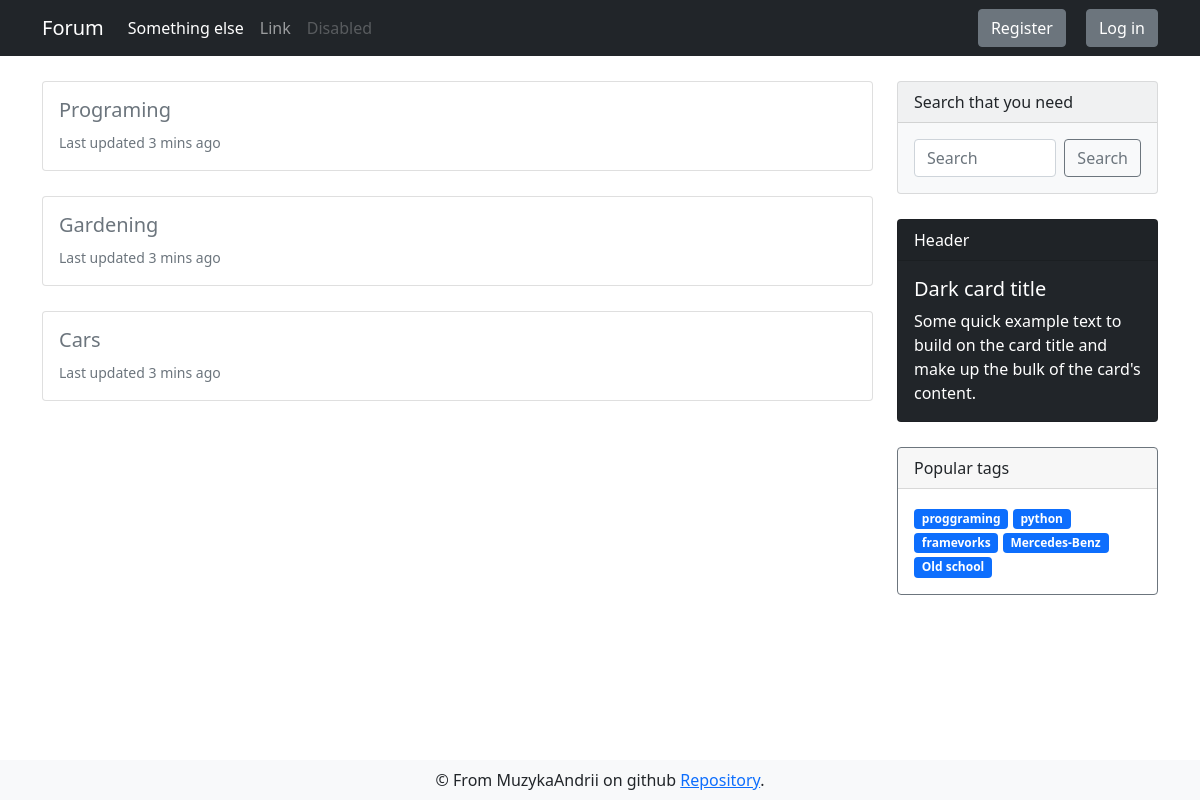
Before: / with the older database file.
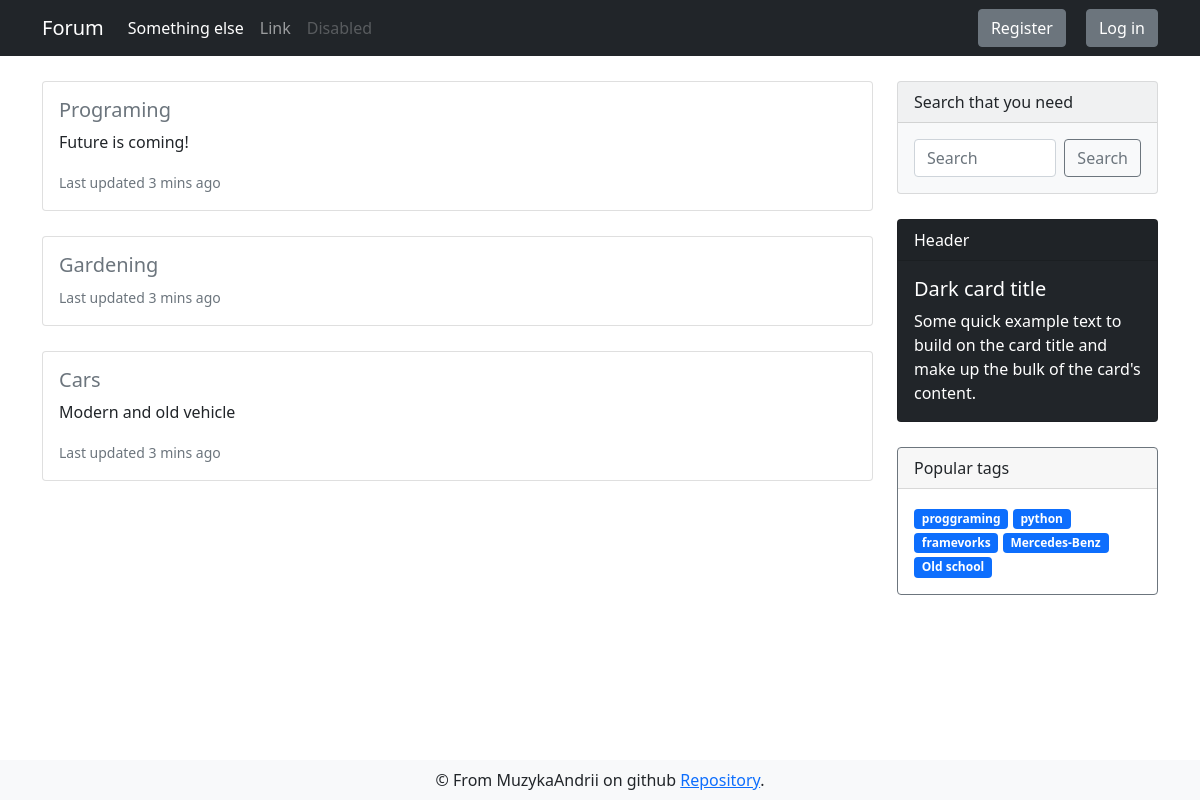
After: the same page with the newer database file.
### app/models.py (models this page shows, shortened)
class DbMixin(object):
    def save(self):
        db.session.add(self)
        db.session.commit()

class Section(DbMixin, db.Model):
    id = db.Column(db.Integer, primary_key = True, autoincrement=True)
    name = db.Column(db.String(50), unique=True, nullable=False)
    description = db.Column(db.String(255), unique=True)
    slug = db.Column(db.String(100), unique=True, nullable=False)
    themes = db.relationship('Theme', backref='parent_section', lazy='dynamic')
    tags = db.relationship('Tag', backref='parent_section', lazy='dynamic')

class Tag(DbMixin, db.Model):
    id = db.Column(db.Integer, primary_key = True, autoincrement=True)
    name = db.Column(db.String(50), unique=True, nullable=False)
    section_id = db.Column(db.Integer, db.ForeignKey('section.id'), nullable=False)

### app/views.py (the view)
@app.route('/forum')
@app.route('/')
def index():
    sections = Section.query.limit(7).all()
    tags = Tag.query.limit(25).all()
    return render_template('main_page.html', sections=sections, tags=tags, title='Sections list')

### app/templates/main_page.html
{% extends "layouts/base.html" %}
{% block content %}
<div class="container">
    <div class="row">
        <div class="section col-md-9">
            {% for section in sections %}
            <div class="card d-flex">
                <div class="card-body">
                    <h5 class="card-title"><a class="link-secondary"
                            href="{{ url_for('themes_index', section_slug=section.slug) }}">{{ section.name }}</a></h5>
                    {% if section.description %}
                    <p class="card-text">
                        {{ section.description | truncate(100) }}
                    </p>
                    {% endif %}
                    <p class="card-text"><small class="text-muted">Last updated 3 mins ago</small></p>
                </div>
            </div>
            {% endfor %}
        </div>
        {% include "layouts/sidebar.html" %}
    </div>
</div>
{% endblock %}

### app/templates/layouts/base.html (shortened to what this page needs)
<!doctype html>
<html>
<head>
  {% block head %}
  <link href="https://cdn.jsdelivr.net/npm/bootstrap@5.0.0/dist/css/bootstrap.min.css" rel="stylesheet"
>
  <link rel="stylesheet" type="text/css" href="{{ url_for('static',filename='css/style.css') }}">
  {% endblock %}
</head>
<body>
  <nav class="navbar navbar-expand-lg navbar-dark bg-dark">
    <div class="container">
      <a class="navbar-brand" href="{{ url_for('index') }}">Forum</a>
      <div class="collapse navbar-collapse" id="navbarSupportedContent">
        <ul class="navbar-nav me-auto mb-2 mb-lg-0">
          <li class="nav-item">
            <a class="nav-link active" aria-current="page" href="">Something else</a>
          </li>
          <li class="nav-item">
            <a class="nav-link" href="#">Link</a>
          </li>
          <li class="nav-item">
            <a class="nav-link disabled" href="#" tabindex="-1" aria-disabled="true">Disabled</a>
          </li>
        </ul>
        <form class="d-flex">
          {% if current_user.is_anonymous %}
          <a href="{{ url_for('auth.register') }}" type="button" class="btn login-btn btn-secondary">Register</a>
          <a href="{{ url_for('auth.login') }}" type="button" class="btn btn-secondary">Log in</a>
          {% endif %}
        </form>
      </div>
    </div>
  </nav>
  {% block content %}
  {% endblock %}
  {% block footer %}
  <footer class="navbar fixed-bottom navbar-light bg-light">
    <div class="container" style="justify-content: space-around;">
      <div class="footer-content">
        &copy; From MuzykaAndrii on github
        <a href="https://github.com/MuzykaAndrii/modern-flask-forum">Repository</a>.</div>
    </div>
  </footer>
  {% endblock %}
</body>
</html>

### app/templates/layouts/sidebar.html
<div class="sidebar col-md-3">
    <div class="card text-dark bg-light mb-3" style="max-width: 18rem;">
        <div class="card-header">Search that you need</div>
        <div class="card-body d-flex">
            <input class="form-control me-2" type="search" placeholder="Search" aria-label="Search">
            <button class="btn btn-outline-secondary" type="submit">Search</button>
        </div>
    </div>
    <div class="card text-white bg-dark mb-3" style="max-width: 18rem;">
        <div class="card-header">Header</div>
        <div class="card-body">
            <h5 class="card-title">Dark card title</h5>
            <p class="card-text">Some quick example text to build on the card title and make up the bulk of the
                card's content.</p>
        </div>
    </div>
    <div class="card border-secondary mb-3" style="max-width: 18rem;">
        <div class="card-header">Popular tags</div>
        <div class="card-body text-secondary">
            {% for tag in tags %}
            <a class="tag badge bg-primary">{{ tag.name }}</a>
            {% endfor %}
        </div>
    </div>
</div>

### app/static/css/style.css (style rules this page uses)
.login-btn { margin-right: 20px; }
.card { margin: 25px 0; }
.link-secondary { text-decoration: none; }
.tag { text-decoration: none; }

Changed rows visible on the page:
changed Section "Programing": description (not shown) → "Future is coming!"
changed Section "Cars": description (not shown) → "Modern and old vehicle"
